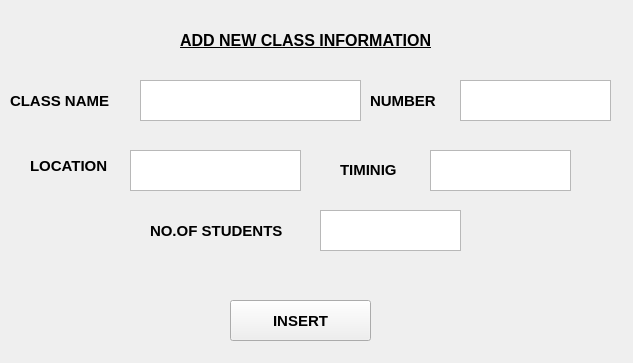
<?xml version="1.0" encoding="UTF-8"?>
<ui version="4.0">
 <class>addnewclassesinfo</class>
 <widget class="QWidget" name="addnewclassesinfo">
  <property name="geometry">
   <rect>
    <x>0</x>
    <y>0</y>
    <width>633</width>
    <height>363</height>
   </rect>
  </property>
  <property name="windowTitle">
   <string>NEW CLASS INFO</string>
  </property>
  <widget class="QPushButton" name="Insertbutton">
   <property name="geometry">
    <rect>
     <x>230</x>
     <y>300</y>
     <width>141</width>
     <height>41</height>
    </rect>
   </property>
   <property name="font">
    <font>
     <pointsize>11</pointsize>
     <bold>true</bold>
    </font>
   </property>
   <property name="text">
    <string>INSERT</string>
   </property>
  </widget>
  <widget class="QLabel" name="label">
   <property name="geometry">
    <rect>
     <x>180</x>
     <y>10</y>
     <width>351</width>
     <height>61</height>
    </rect>
   </property>
   <property name="font">
    <font>
     <pointsize>12</pointsize>
     <bold>true</bold>
     <underline>true</underline>
    </font>
   </property>
   <property name="text">
    <string>ADD NEW CLASS INFORMATION</string>
   </property>
  </widget>
  <widget class="QLabel" name="label_2">
   <property name="geometry">
    <rect>
     <x>10</x>
     <y>90</y>
     <width>121</width>
     <height>21</height>
    </rect>
   </property>
   <property name="font">
    <font>
     <pointsize>11</pointsize>
     <bold>true</bold>
    </font>
   </property>
   <property name="text">
    <string>CLASS NAME</string>
   </property>
  </widget>
  <widget class="QLabel" name="label_3">
   <property name="geometry">
    <rect>
     <x>30</x>
     <y>150</y>
     <width>151</width>
     <height>31</height>
    </rect>
   </property>
   <property name="font">
    <font>
     <pointsize>11</pointsize>
     <bold>true</bold>
    </font>
   </property>
   <property name="text">
    <string>LOCATION</string>
   </property>
  </widget>
  <widget class="QLabel" name="label_4">
   <property name="geometry">
    <rect>
     <x>340</x>
     <y>160</y>
     <width>81</width>
     <height>20</height>
    </rect>
   </property>
   <property name="font">
    <font>
     <pointsize>11</pointsize>
     <bold>true</bold>
    </font>
   </property>
   <property name="text">
    <string>TIMINIG</string>
   </property>
  </widget>
  <widget class="QLabel" name="label_5">
   <property name="geometry">
    <rect>
     <x>150</x>
     <y>210</y>
     <width>161</width>
     <height>41</height>
    </rect>
   </property>
   <property name="font">
    <font>
     <pointsize>11</pointsize>
     <bold>true</bold>
    </font>
   </property>
   <property name="text">
    <string>NO.OF STUDENTS</string>
   </property>
  </widget>
  <widget class="QLabel" name="label_6">
   <property name="geometry">
    <rect>
     <x>370</x>
     <y>80</y>
     <width>81</width>
     <height>41</height>
    </rect>
   </property>
   <property name="font">
    <font>
     <pointsize>11</pointsize>
     <bold>true</bold>
    </font>
   </property>
   <property name="text">
    <string>NUMBER</string>
   </property>
  </widget>
  <widget class="QTextEdit" name="Classtextedit">
   <property name="geometry">
    <rect>
     <x>140</x>
     <y>80</y>
     <width>221</width>
     <height>41</height>
    </rect>
   </property>
   <property name="font">
    <font>
     <pointsize>9</pointsize>
    </font>
   </property>
  </widget>
  <widget class="QTextEdit" name="Numbetextedit">
   <property name="geometry">
    <rect>
     <x>460</x>
     <y>80</y>
     <width>151</width>
     <height>41</height>
    </rect>
   </property>
   <property name="font">
    <font>
     <pointsize>9</pointsize>
    </font>
   </property>
  </widget>
  <widget class="QTextEdit" name="locationtextedit">
   <property name="geometry">
    <rect>
     <x>130</x>
     <y>150</y>
     <width>171</width>
     <height>41</height>
    </rect>
   </property>
   <property name="font">
    <font>
     <pointsize>9</pointsize>
    </font>
   </property>
  </widget>
  <widget class="QTextEdit" name="studentsno">
   <property name="geometry">
    <rect>
     <x>320</x>
     <y>210</y>
     <width>141</width>
     <height>41</height>
    </rect>
   </property>
   <property name="font">
    <font>
     <pointsize>9</pointsize>
    </font>
   </property>
  </widget>
  <widget class="QTextEdit" name="timingtextedit">
   <property name="geometry">
    <rect>
     <x>430</x>
     <y>150</y>
     <width>141</width>
     <height>41</height>
    </rect>
   </property>
   <property name="font">
    <font>
     <pointsize>9</pointsize>
    </font>
   </property>
  </widget>
 </widget>
 <resources/>
 <connections/>
</ui>
